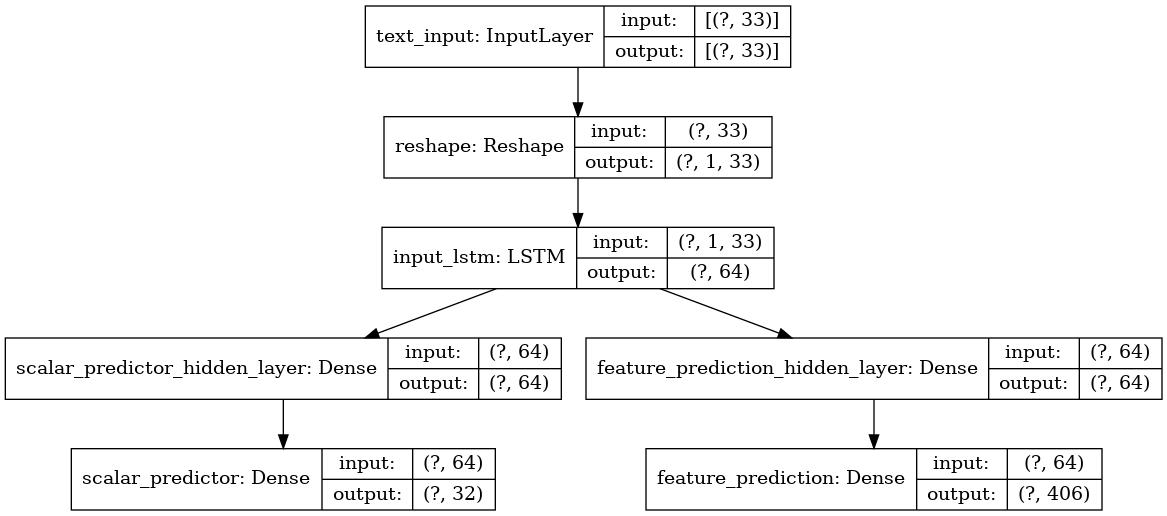
#> input picture mtg_cardgen/model.png, 1167 x 516 px
$ python -i get_data.py   (imports and definitions only)
#> lines starting #> are read from the running program, lines starting #| are printed output that depends on the picture
import requests
import lzma
import json
import os
import re
import sys
import shutil
import time
import imageio
import threading
import numpy as np
import scipy.ndimage
from skimage import color
import matplotlib.pyplot as plt
import cv2
from pix2pix_constants import IMG_CROP_x, IMG_CROP_y, IMG_CROP_w, IMG_CROP_h
import threading

DATA_DIR = "data"
IMAGE_DIR = os.path.join(DATA_DIR, "card_images")
CROP_DIR = os.path.join(DATA_DIR, "cropped_art")
EDGE_DIR = os.path.join(DATA_DIR, "edges")
EDGE_L_HINT_DIR = os.path.join(DATA_DIR, "edges_l_hint")
EDGE_TO_CROP_DIR = os.path.join(DATA_DIR, "edges_to_l")
EDGE_AND_L_HINT_TO_CROP_DIR = os.path.join(DATA_DIR, "edges_l_hint_to_l")
DOWNLOAD_PATH_CARDS = os.path.join(DATA_DIR, "scryfall_cards.json")
SCRYFALL_SLEEP = 0.5


# [74 lines left out: functions get_all_scyfall_cards, ensure_data_downloaded, get_corpus, download_card_art, crop_card_art, not called in this run]


def write_edge(in_path, out_path, include_light_hint=False):
#> called with in_path = '../mtg_cardgen/model.png', out_path = 'out.png', include_light_hint = False
    try:
        print("write_edge reading", in_path)
        image = color.rgb2lab(imageio.imread(in_path)[:, :, 0:3])
#> image: shape (516, 1167, 3) float64; mean of channels 0, 1, 2 95.9, 0, 0

        # blurring to denoise edges from dot printing
        image[:, :, 0] = scipy.ndimage.gaussian_filter(image[:, :, 0], 0.6)
#> image: shape (516, 1167, 3) float64; mean of channels 0, 1, 2 95.9, 0, 0
        # image[:,:,1] = scipy.ndimage.gaussian_filter(image[:,:,1], 0.6)
        # image[:,:,2] = scipy.ndimage.gaussian_filter(image[:,:,2], 0.6)

        image_uint8 = (image + [[[0, 50, 50]]]).astype(np.uint8)
#> image_uint8: shape (516, 1167, 3); mean of channels 0, 1, 2 95.7, 49, 50
        image_l = image_uint8[:, :, 0]
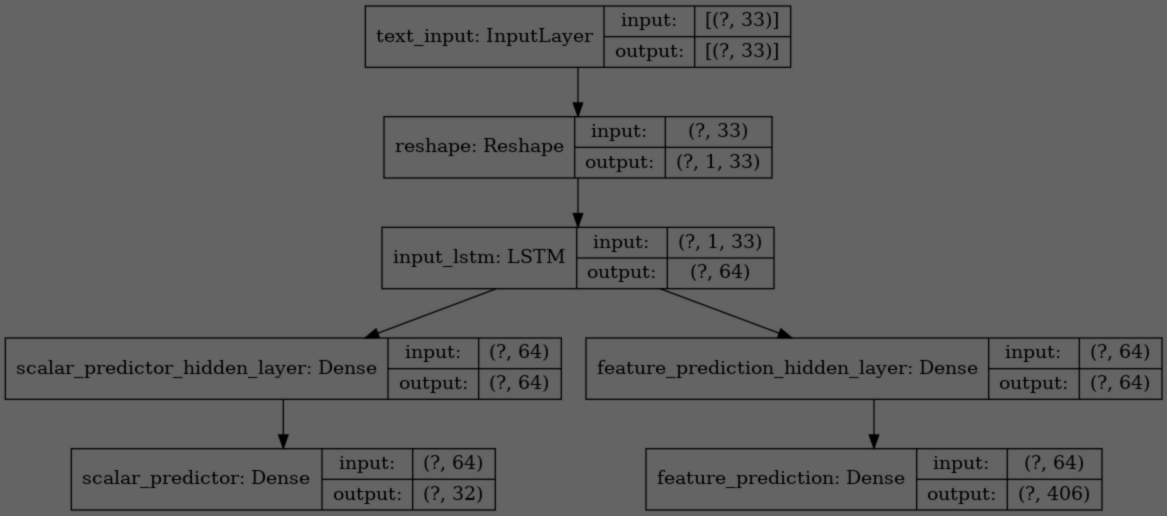
#> image_l: shape (516, 1167); min 0, max 100, mean 95.7

        # print(image[:,:,0].min(), image[:,:,0].max())
        # print(image[:,:,1].min(), image[:,:,1].max())
        # print(image[:,:,2].min(), image[:,:,2].max())

        edges_l = cv2.Canny(image_l, 60, 110).clip(0, 1)
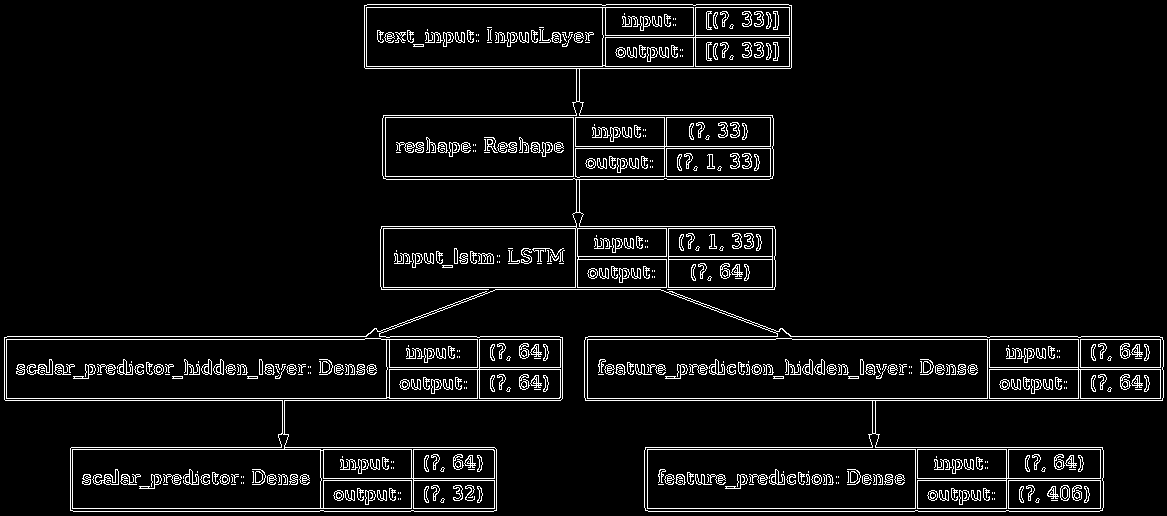
#> edges_l: shape (516, 1167); values 0 (black) and 1 (white), 5.9% white in thin lines or dots
        # [18 lines of commented-out code are left out]

        out = np.zeros((image_l.shape[0], image_l.shape[1], 3), dtype=np.uint8)
        single_channel_shape = (image_l.shape[0], image_l.shape[1], 1)
#> single_channel_shape = (516, 1167, 1)

        out += edges_l.reshape(single_channel_shape) * 255
#> out: shape (516, 1167, 3); mean of channels 0, 1, 2 15, 15, 15
        if include_light_hint:
            out[:, :, 0] += (image_l > 65).astype(np.uint8) * 125
            out[:, :, 2] += (image_l < 25).astype(np.uint8) * 125

        out = np.clip(out, 0, 255)

        imageio.imsave(out_path, out)

    except KeyboardInterrupt:
        sys.exit(1)
    except:
        print("error in edge detection:", sys.exc_info()[1])


# [110 lines left out: functions write_combined_inputs_and_crop, write_grayscale_combined_img, crop_and_edge_detect, not called in this run]


# [46 lines not run here, left out]

>>> result = write_edge('../mtg_cardgen/model.png', 'out.png')
